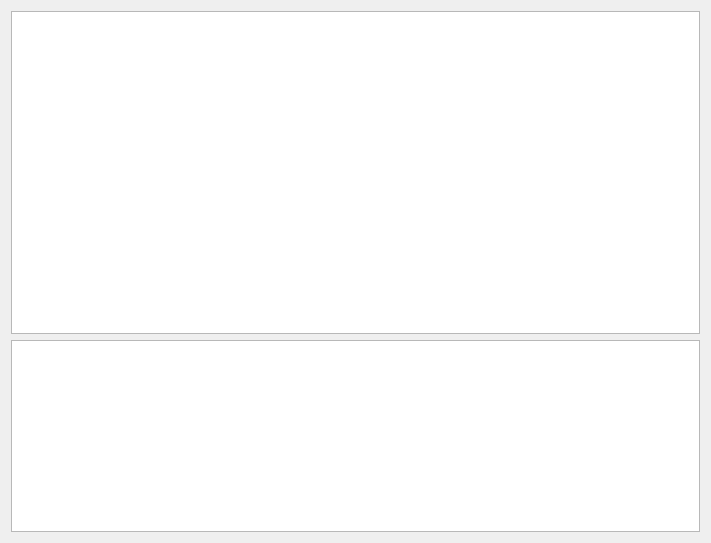
<?xml version="1.0" encoding="UTF-8"?>
<ui version="4.0">
 <class>Code</class>
 <widget class="QWidget" name="Code">
  <property name="geometry">
   <rect>
    <x>0</x>
    <y>0</y>
    <width>711</width>
    <height>543</height>
   </rect>
  </property>
  <property name="windowTitle">
   <string>Form</string>
  </property>
  <layout class="QGridLayout" name="gridLayout" rowstretch="3,0">
   <item row="0" column="0">
    <widget class="QPlainTextEdit" name="plainTextEdit">
     <property name="font">
      <font>
       <family>Source Code Pro</family>
       <pointsize>9</pointsize>
      </font>
     </property>
     <property name="readOnly">
      <bool>true</bool>
     </property>
     <property name="tabStopWidth">
      <number>40</number>
     </property>
    </widget>
   </item>
   <item row="1" column="0">
    <widget class="QListWidget" name="listWidget"/>
   </item>
  </layout>
 </widget>
 <resources/>
 <connections/>
</ui>
